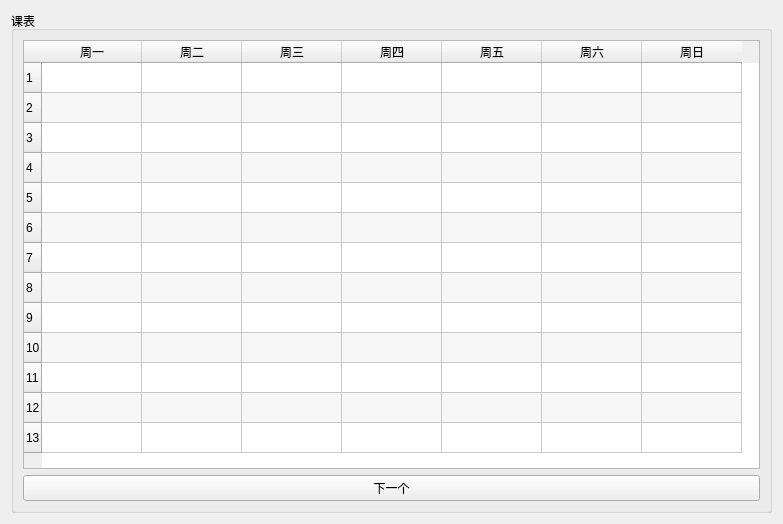
<?xml version="1.0" encoding="UTF-8"?>
<ui version="4.0">
 <class>ViewScheduleWidgetClass</class>
 <widget class="QWidget" name="ViewScheduleWidgetClass">
  <property name="geometry">
   <rect>
    <x>0</x>
    <y>0</y>
    <width>783</width>
    <height>524</height>
   </rect>
  </property>
  <property name="windowTitle">
   <string>课表</string>
  </property>
  <layout class="QHBoxLayout" name="horizontalLayout">
   <item>
    <widget class="QGroupBox" name="groupBox">
     <property name="title">
      <string>课表</string>
     </property>
     <layout class="QGridLayout" name="gridLayout">
      <item row="0" column="0">
       <widget class="QTableWidget" name="tableWidget">
        <property name="editTriggers">
         <set>QAbstractItemView::NoEditTriggers</set>
        </property>
        <property name="alternatingRowColors">
         <bool>true</bool>
        </property>
        <row>
         <property name="text">
          <string>1</string>
         </property>
        </row>
        <row>
         <property name="text">
          <string>2</string>
         </property>
        </row>
        <row>
         <property name="text">
          <string>3</string>
         </property>
        </row>
        <row>
         <property name="text">
          <string>4</string>
         </property>
        </row>
        <row>
         <property name="text">
          <string>5</string>
         </property>
        </row>
        <row>
         <property name="text">
          <string>6</string>
         </property>
        </row>
        <row>
         <property name="text">
          <string>7</string>
         </property>
        </row>
        <row>
         <property name="text">
          <string>8</string>
         </property>
        </row>
        <row>
         <property name="text">
          <string>9</string>
         </property>
        </row>
        <row>
         <property name="text">
          <string>10</string>
         </property>
        </row>
        <row>
         <property name="text">
          <string>11</string>
         </property>
        </row>
        <row>
         <property name="text">
          <string>12</string>
         </property>
        </row>
        <row>
         <property name="text">
          <string>13</string>
         </property>
        </row>
        <column>
         <property name="text">
          <string>周一</string>
         </property>
        </column>
        <column>
         <property name="text">
          <string>周二</string>
         </property>
        </column>
        <column>
         <property name="text">
          <string>周三</string>
         </property>
        </column>
        <column>
         <property name="text">
          <string>周四</string>
         </property>
        </column>
        <column>
         <property name="text">
          <string>周五</string>
         </property>
        </column>
        <column>
         <property name="text">
          <string>周六</string>
         </property>
        </column>
        <column>
         <property name="text">
          <string>周日</string>
         </property>
        </column>
       </widget>
      </item>
      <item row="1" column="0">
       <widget class="QPushButton" name="pushButton">
        <property name="text">
         <string>下一个</string>
        </property>
       </widget>
      </item>
     </layout>
    </widget>
   </item>
  </layout>
 </widget>
 <resources/>
 <connections>
  <connection>
   <sender>pushButton</sender>
   <signal>clicked()</signal>
   <receiver>ViewScheduleWidgetClass</receiver>
   <slot>Next()</slot>
   <hints>
    <hint type="sourcelabel">
     <x>194</x>
     <y>493</y>
    </hint>
    <hint type="destinationlabel">
     <x>169</x>
     <y>519</y>
    </hint>
   </hints>
  </connection>
 </connections>
 <slots>
  <slot>Next()</slot>
 </slots>
</ui>
